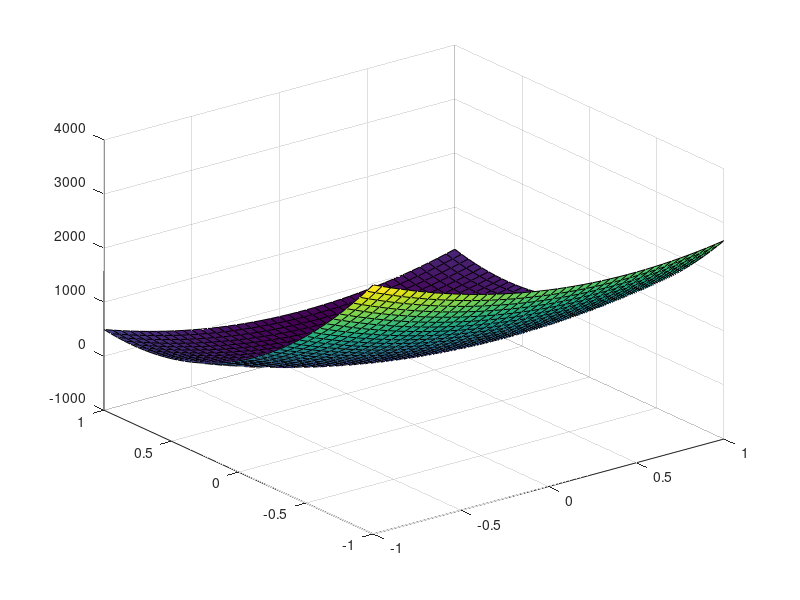

The MATLAB source for this figure: (Note: this script raises an error after producing the figure.)
function [x] = Surf_Rep()

global A

LB = [-1 -1];
UB = [1 1];
x0 = [0 0];

x = [-1 -1 1 1 -1 1 0 0 0];
y = [-1 1 -1 1 0 0 -1 1 0];
f = [3654 2975 195 184 2288 190 1312 184 261];

M = [9 sum(x) sum(y) sum(x.^2) sum(x.*y) sum(y.^2); 
    sum(x) sum(x.^2) sum(x.*y) sum(x.^3) sum(y.*x.^2) sum(x.*y.^2);
    sum(y) sum(x.*y) sum(y.^2) sum(y.*x.^2) sum(x.*y.^2) sum(y.^3);
    sum(x.^2) sum(x.^3) sum(y.*x.^2) sum(x.^4) sum(y.*x.^3) sum(x.^2.*y.^2);
    sum(x.*y) sum(y.*x.^2) sum(x.*y.^2) sum(y.*x.^3) sum(x.^2.*y.^2) sum(x.*y.^3);
    sum(y.^2) sum(x.*y.^2) sum(y.^3) sum(x.^2.*y.^2) sum(x.*y.^3) sum(y.^4)];

B = [sum(f) sum(f.*x) sum(f.*y) sum(f.*x.^2) sum(f.*x.*y) sum(f.*y.^2)]';

A = pinv(M)*B;

X = -1:0.05:1;
Y = -1:0.05:1;

    for i=1:length(X)
        for j=1:length(Y)
            P = [1 X(i) Y(j) X(i)^2 X(i)*Y(j) Y(j)^2]; %base polynomiale
            F_app(i,j) = P*A;
        end
    end
    
[XX, YY] = meshgrid(X);

h = figure;
filename = 'testAnimated.gif';
axis tight manual % this ensures that getframe() returns a consistent size

s = surf(XX, YY, F_app);
obj = VideoWriter('Surf_rep');
obj.Quality = 100;
objFrameRate = 15;
open(obj);

for az =720:-1:0
    title('RSM')
    xlabel('C')
    ylabel('B')
    zlabel('F_obj')
    view(az,5)
    f =getframe(gcf);
    writeVideo(obj,f);
    pause(0.05)
    
end

[x] = fmincon(@F_apr, x0, [], [], [], [], LB, UB)


end
